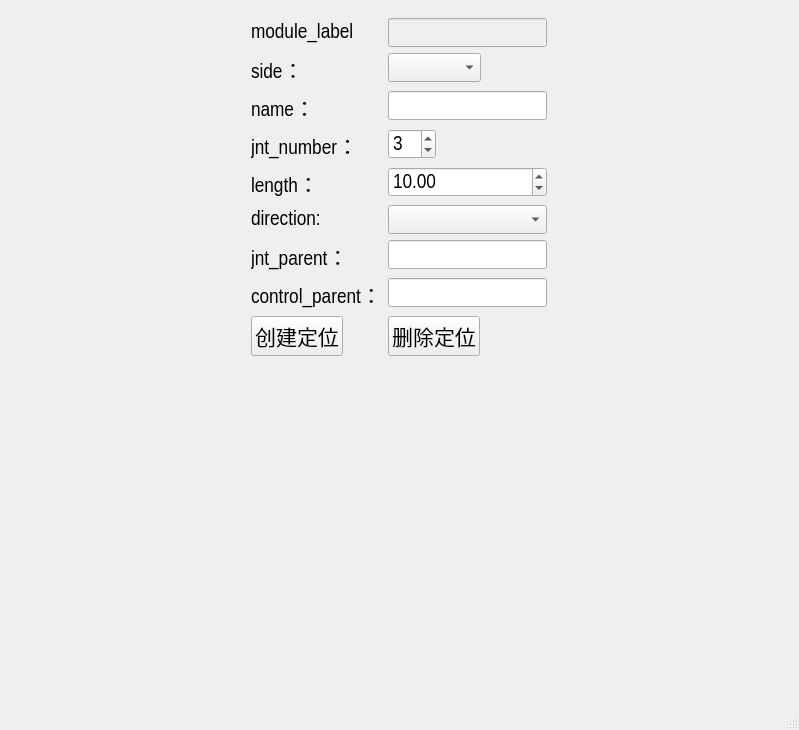
<?xml version="1.0" encoding="UTF-8"?>
<ui version="4.0">
 <class>MainWindow</class>
 <widget class="QMainWindow" name="MainWindow">
  <property name="geometry">
   <rect>
    <x>0</x>
    <y>0</y>
    <width>799</width>
    <height>730</height>
   </rect>
  </property>
  <property name="windowTitle">
   <string>MainWindow</string>
  </property>
  <widget class="QWidget" name="centralwidget">
   <layout class="QGridLayout" name="gridLayout">
    <item row="0" column="0">
     <widget class="QWidget" name="widget" native="true">
      <property name="sizePolicy">
       <sizepolicy hsizetype="Fixed" vsizetype="Preferred">
        <horstretch>0</horstretch>
        <verstretch>0</verstretch>
       </sizepolicy>
      </property>
      <property name="font">
       <font>
        <family>Arial Narrow</family>
        <pointsize>16</pointsize>
       </font>
      </property>
      <layout class="QFormLayout" name="formLayout_2">
       <item row="2" column="0">
        <widget class="QLabel" name="label_3">
         <property name="text">
          <string>module_label</string>
         </property>
        </widget>
       </item>
       <item row="2" column="1">
        <widget class="QLineEdit" name="module_edit">
         <property name="enabled">
          <bool>false</bool>
         </property>
        </widget>
       </item>
       <item row="3" column="0">
        <widget class="QLabel" name="side_label">
         <property name="sizePolicy">
          <sizepolicy hsizetype="Fixed" vsizetype="Fixed">
           <horstretch>0</horstretch>
           <verstretch>0</verstretch>
          </sizepolicy>
         </property>
         <property name="font">
          <font>
           <family>Arial Narrow</family>
           <pointsize>16</pointsize>
           <weight>50</weight>
           <bold>false</bold>
          </font>
         </property>
         <property name="focusPolicy">
          <enum>Qt::NoFocus</enum>
         </property>
         <property name="contextMenuPolicy">
          <enum>Qt::DefaultContextMenu</enum>
         </property>
         <property name="layoutDirection">
          <enum>Qt::LeftToRight</enum>
         </property>
         <property name="text">
          <string>side：</string>
         </property>
         <property name="alignment">
          <set>Qt::AlignLeading|Qt::AlignLeft|Qt::AlignVCenter</set>
         </property>
        </widget>
       </item>
       <item row="3" column="1">
        <widget class="QComboBox" name="side_cbox">
         <property name="sizePolicy">
          <sizepolicy hsizetype="Fixed" vsizetype="Fixed">
           <horstretch>0</horstretch>
           <verstretch>0</verstretch>
          </sizepolicy>
         </property>
         <property name="font">
          <font>
           <family>Arial Narrow</family>
           <pointsize>16</pointsize>
           <weight>50</weight>
           <bold>false</bold>
          </font>
         </property>
        </widget>
       </item>
       <item row="4" column="0">
        <widget class="QLabel" name="label_4">
         <property name="sizePolicy">
          <sizepolicy hsizetype="Fixed" vsizetype="Preferred">
           <horstretch>0</horstretch>
           <verstretch>0</verstretch>
          </sizepolicy>
         </property>
         <property name="font">
          <font>
           <family>Arial Narrow</family>
           <pointsize>16</pointsize>
           <weight>50</weight>
           <bold>false</bold>
          </font>
         </property>
         <property name="text">
          <string>name：</string>
         </property>
        </widget>
       </item>
       <item row="4" column="1">
        <widget class="QLineEdit" name="name_edit">
         <property name="sizePolicy">
          <sizepolicy hsizetype="Fixed" vsizetype="Fixed">
           <horstretch>0</horstretch>
           <verstretch>0</verstretch>
          </sizepolicy>
         </property>
         <property name="font">
          <font>
           <family>Arial Narrow</family>
           <pointsize>16</pointsize>
          </font>
         </property>
        </widget>
       </item>
       <item row="5" column="0">
        <widget class="QLabel" name="label_5">
         <property name="sizePolicy">
          <sizepolicy hsizetype="Fixed" vsizetype="Preferred">
           <horstretch>0</horstretch>
           <verstretch>0</verstretch>
          </sizepolicy>
         </property>
         <property name="font">
          <font>
           <family>Arial Narrow</family>
           <pointsize>16</pointsize>
           <weight>50</weight>
           <bold>false</bold>
          </font>
         </property>
         <property name="text">
          <string>jnt_number：</string>
         </property>
        </widget>
       </item>
       <item row="5" column="1">
        <widget class="QSpinBox" name="jnt_number_sbox">
         <property name="sizePolicy">
          <sizepolicy hsizetype="Fixed" vsizetype="Fixed">
           <horstretch>0</horstretch>
           <verstretch>0</verstretch>
          </sizepolicy>
         </property>
         <property name="font">
          <font>
           <family>Arial Narrow</family>
           <pointsize>16</pointsize>
          </font>
         </property>
         <property name="value">
          <number>3</number>
         </property>
        </widget>
       </item>
       <item row="6" column="0">
        <widget class="QLabel" name="label">
         <property name="text">
          <string>length：</string>
         </property>
        </widget>
       </item>
       <item row="6" column="1">
        <widget class="QDoubleSpinBox" name="length_sbox">
         <property name="decimals">
          <number>2</number>
         </property>
         <property name="value">
          <double>10.000000000000000</double>
         </property>
        </widget>
       </item>
       <item row="7" column="0">
        <widget class="QLabel" name="label_2">
         <property name="text">
          <string>direction:</string>
         </property>
        </widget>
       </item>
       <item row="7" column="1">
        <widget class="QComboBox" name="direction_cbox">
         <property name="sizePolicy">
          <sizepolicy hsizetype="Minimum" vsizetype="Maximum">
           <horstretch>0</horstretch>
           <verstretch>0</verstretch>
          </sizepolicy>
         </property>
        </widget>
       </item>
       <item row="10" column="0">
        <widget class="QLabel" name="label_6">
         <property name="sizePolicy">
          <sizepolicy hsizetype="Fixed" vsizetype="Preferred">
           <horstretch>0</horstretch>
           <verstretch>0</verstretch>
          </sizepolicy>
         </property>
         <property name="font">
          <font>
           <family>Arial Narrow</family>
           <pointsize>16</pointsize>
           <weight>50</weight>
           <bold>false</bold>
          </font>
         </property>
         <property name="text">
          <string>jnt_parent：</string>
         </property>
        </widget>
       </item>
       <item row="10" column="1">
        <widget class="QLineEdit" name="jnt_parent_edit">
         <property name="sizePolicy">
          <sizepolicy hsizetype="Fixed" vsizetype="Fixed">
           <horstretch>0</horstretch>
           <verstretch>0</verstretch>
          </sizepolicy>
         </property>
         <property name="font">
          <font>
           <family>Arial Narrow</family>
           <pointsize>16</pointsize>
          </font>
         </property>
        </widget>
       </item>
       <item row="11" column="0">
        <widget class="QLabel" name="label_7">
         <property name="sizePolicy">
          <sizepolicy hsizetype="Fixed" vsizetype="Preferred">
           <horstretch>0</horstretch>
           <verstretch>0</verstretch>
          </sizepolicy>
         </property>
         <property name="font">
          <font>
           <family>Arial Narrow</family>
           <pointsize>16</pointsize>
           <weight>50</weight>
           <bold>false</bold>
          </font>
         </property>
         <property name="text">
          <string>control_parent：</string>
         </property>
        </widget>
       </item>
       <item row="11" column="1">
        <widget class="QLineEdit" name="control_parent_edit">
         <property name="sizePolicy">
          <sizepolicy hsizetype="Fixed" vsizetype="Fixed">
           <horstretch>0</horstretch>
           <verstretch>0</verstretch>
          </sizepolicy>
         </property>
         <property name="font">
          <font>
           <family>Arial Narrow</family>
           <pointsize>16</pointsize>
          </font>
         </property>
        </widget>
       </item>
       <item row="12" column="0">
        <widget class="QPushButton" name="create_btn">
         <property name="sizePolicy">
          <sizepolicy hsizetype="Fixed" vsizetype="Fixed">
           <horstretch>0</horstretch>
           <verstretch>0</verstretch>
          </sizepolicy>
         </property>
         <property name="font">
          <font>
           <family>Arial Narrow</family>
           <pointsize>16</pointsize>
          </font>
         </property>
         <property name="text">
          <string>创建定位</string>
         </property>
        </widget>
       </item>
       <item row="12" column="1">
        <widget class="QPushButton" name="delete_btn">
         <property name="sizePolicy">
          <sizepolicy hsizetype="Fixed" vsizetype="Fixed">
           <horstretch>0</horstretch>
           <verstretch>0</verstretch>
          </sizepolicy>
         </property>
         <property name="font">
          <font>
           <family>Arial Narrow</family>
           <pointsize>16</pointsize>
          </font>
         </property>
         <property name="text">
          <string>删除定位</string>
         </property>
        </widget>
       </item>
      </layout>
     </widget>
    </item>
   </layout>
  </widget>
  <widget class="QMenuBar" name="menubar">
   <property name="geometry">
    <rect>
     <x>0</x>
     <y>0</y>
     <width>799</width>
     <height>23</height>
    </rect>
   </property>
  </widget>
  <widget class="QStatusBar" name="statusbar"/>
 </widget>
 <resources/>
 <connections/>
</ui>
